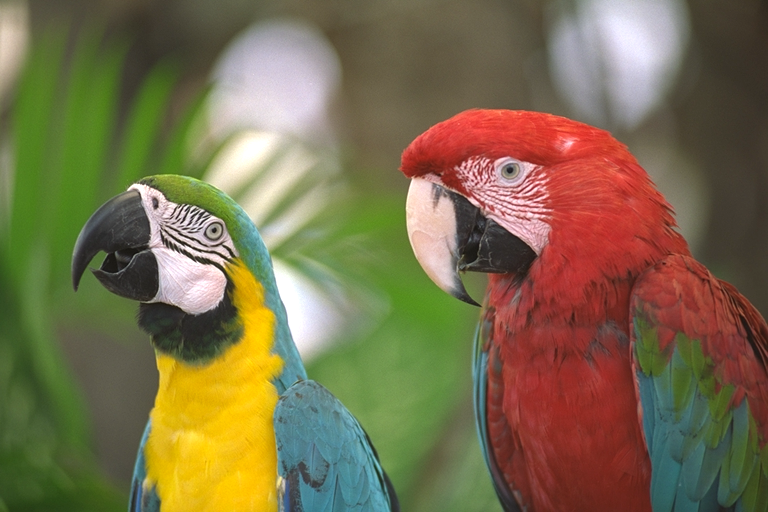
#> input picture JPEG/jpeg_modules/input.bmp, 768 x 512 px
$ python DCT_and_IDCT.py
#> lines starting #> are read from the running program, lines starting #| are printed output that depends on the picture
#> further down, image is the input picture: shape (512, 768, 3); mean B, G, R 76.4, 110, 122.3
import numpy as np
from PIL import Image
import cv2
import matplotlib.pyplot as plt

# Function to apply DCT to an image
def apply_dct(image):
    # Convert the image to YCrCb color space
    image_ycrcb = cv2.cvtColor(image, cv2.COLOR_BGR2YCrCb)
#> image_ycrcb: shape (512, 768, 3); mean of channels 0, 1, 2 109.8, 136.9, 109.2

    # Split the image into Y, Cr, and Cb channels
    y, cr, cb = cv2.split(image_ycrcb)
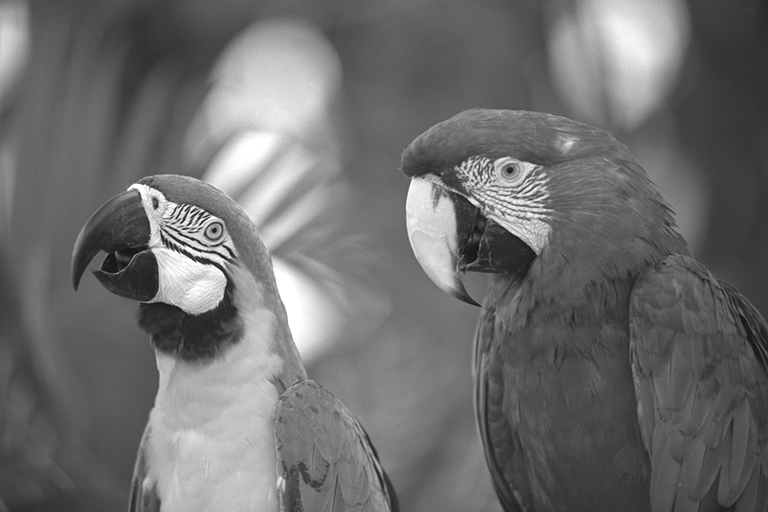
#> y: shape (512, 768); min 15, max 255, mean 109.8
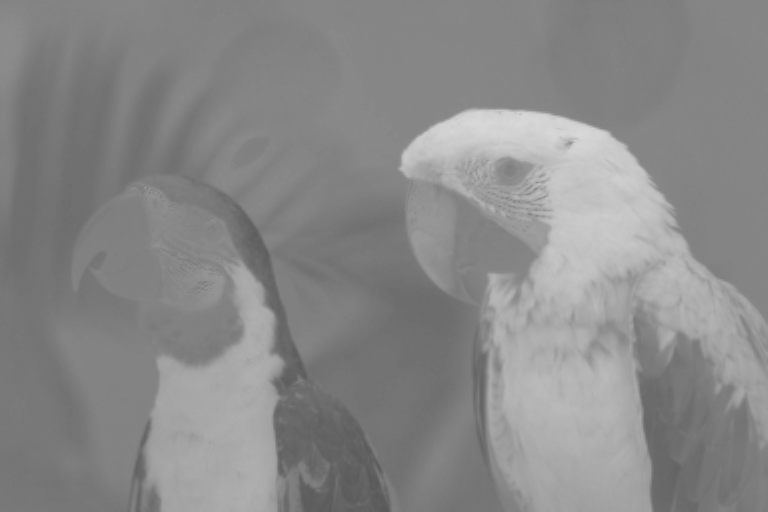
#> cr: shape (512, 768); min 87, max 216, mean 136.9
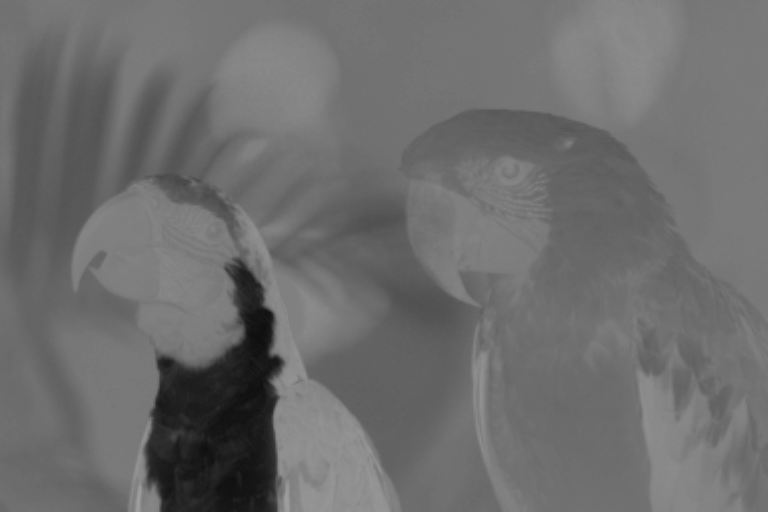
#> cb: shape (512, 768); min 12, max 162, mean 109.2

    # Convert the channels to floating-point format
    y = np.float32(y)
    cr = np.float32(cr)
    cb = np.float32(cb)

    # Apply DCT to each channel
    dct_y = cv2.dct(y)
    dct_cr = cv2.dct(cr)
    dct_cb = cv2.dct(cb)

    # Combine the DCT channels
    dct_image = cv2.merge([dct_y, dct_cr, dct_cb])
#> dct_image: shape (512, 768, 3) float32; mean of channels 0, 1, 2 0.2, 0.2, 0.2

    return dct_image

# Function to apply inverse DCT to an image
def apply_idct(image):
    # Split the image into Y, Cr, and Cb channels
    y, cr, cb = cv2.split(image)

    # Apply inverse DCT to each channel
    idct_y = cv2.idct(y)
    idct_cr = cv2.idct(cr)
    idct_cb = cv2.idct(cb)

    # Combine the IDCT channels
    idct_image = cv2.merge([idct_y, idct_cr, idct_cb])
#> idct_image: shape (512, 768, 3) float32; mean of channels 0, 1, 2 109.6, 136.7, 109

    # Convert the image back to BGR color space
    idct_image = cv2.cvtColor(idct_image, cv2.COLOR_YCrCb2BGR)
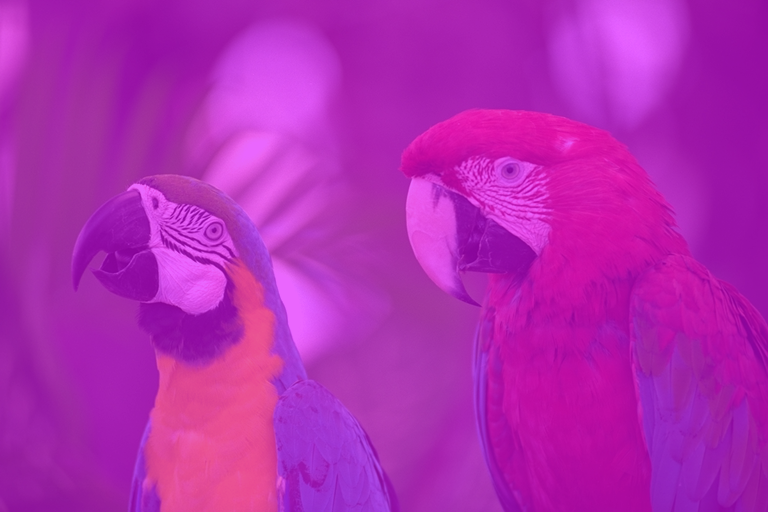
#> idct_image: shape (512, 768, 3) float32; mean B, G, R 302.4, -25, 301.2; drawn with min black and max white

    return idct_image

# Read the BMP file
image = cv2.imread('input.bmp')

# Apply DCT to the image
dct_image = apply_dct(image)

# Apply inverse DCT to the original image
idct_original = apply_idct(apply_dct(image))

# Apply inverse DCT to the DCT image
idct_dct = apply_idct(dct_image)

# Save the result as a JPEG file
cv2.imwrite('output.jpg', idct_dct)
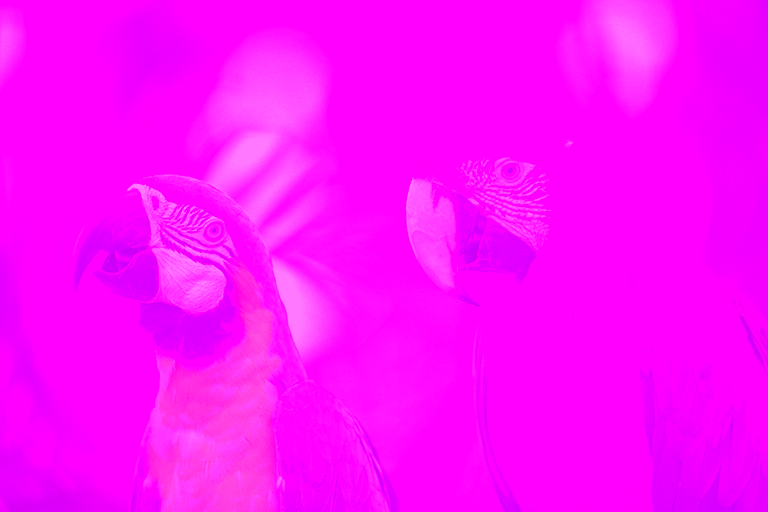
#> saved as output.jpg: shape (512, 768, 3); mean B, G, R 253.9, 11.7, 252

# Display the original, DCT on original, IDCT on original, and IDCT on DCT images
plt.figure(figsize=(15, 10))
plt.subplot(2, 2, 1)
plt.imshow(cv2.cvtColor(image, cv2.COLOR_BGR2RGB))
plt.title('Original Image')
plt.subplot(2, 2, 2)
plt.imshow(cv2.cvtColor(dct_image, cv2.COLOR_YCrCb2RGB))
plt.title('DCT on Original')
plt.subplot(2, 2, 3)
plt.imshow(cv2.cvtColor(idct_original, cv2.COLOR_BGR2RGB))
plt.title('IDCT on Original')
plt.subplot(2, 2, 4)
plt.imshow(cv2.cvtColor(idct_dct, cv2.COLOR_BGR2RGB))
plt.title('IDCT on DCT')
plt.show()
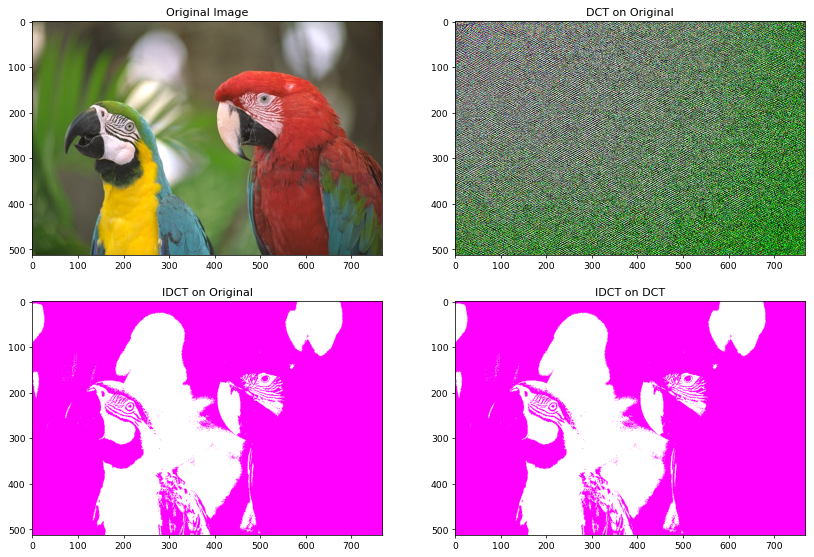
#> figure drawn by matplotlib, 4 panels

$ run again, with JPEG/jpeg_modules/subsampled_image.bmp copied over JPEG/jpeg_modules/input.bmp
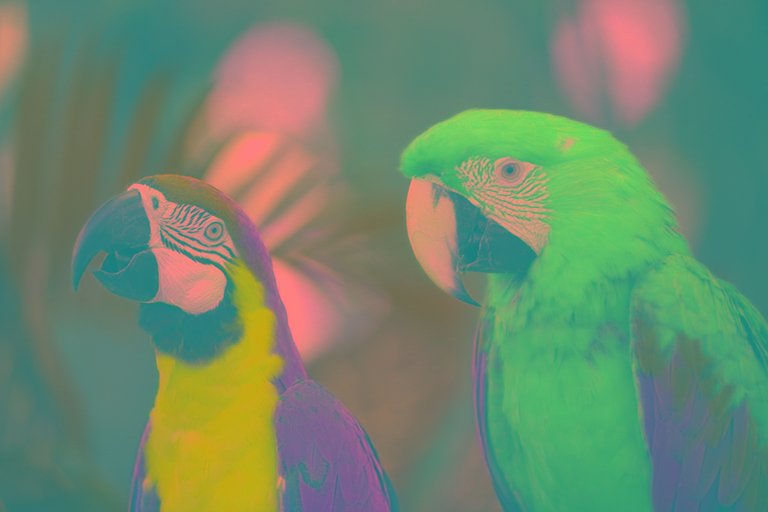
#> input picture JPEG/jpeg_modules/subsampled_image.bmp, 768 x 512 px
#> image is the input picture: shape (512, 768, 3); mean B, G, R 109.2, 136.9, 109.8
#> image_ycrcb: shape (512, 768, 3); mean of channels 0, 1, 2 125.7, 116.7, 118.7
#> dct_image: shape (512, 768, 3) float32; mean of channels 0, 1, 2 0.2, 0.2, 0.2
#> `cv2.imwrite('output.jpg', idct_dct)`:
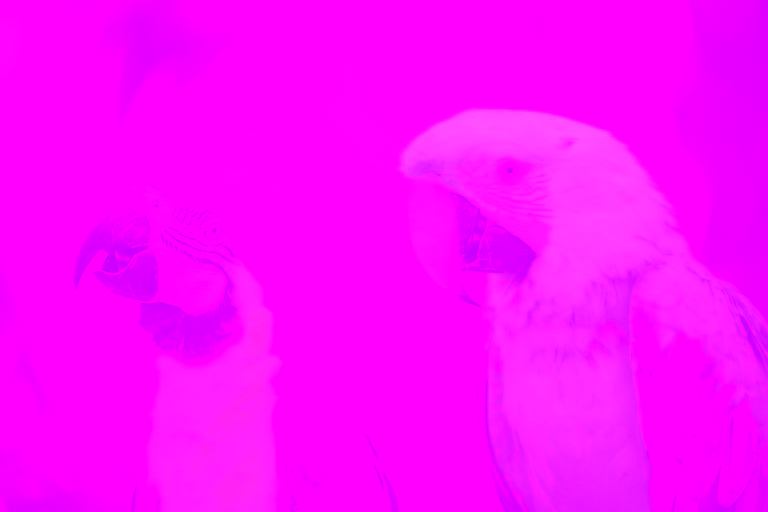
#> saved as output.jpg: shape (512, 768, 3); mean B, G, R 254.9, 9.6, 251.6
#> `plt.show()`:
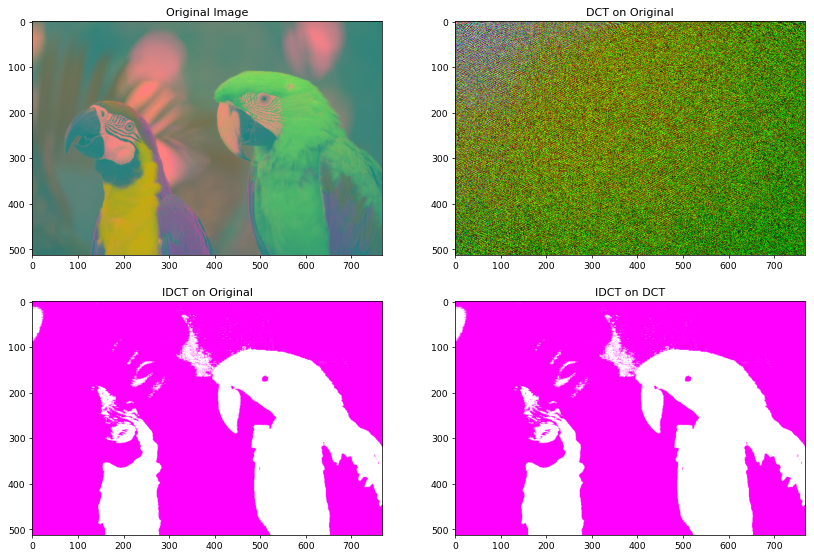
#> figure drawn by matplotlib, 4 panels
